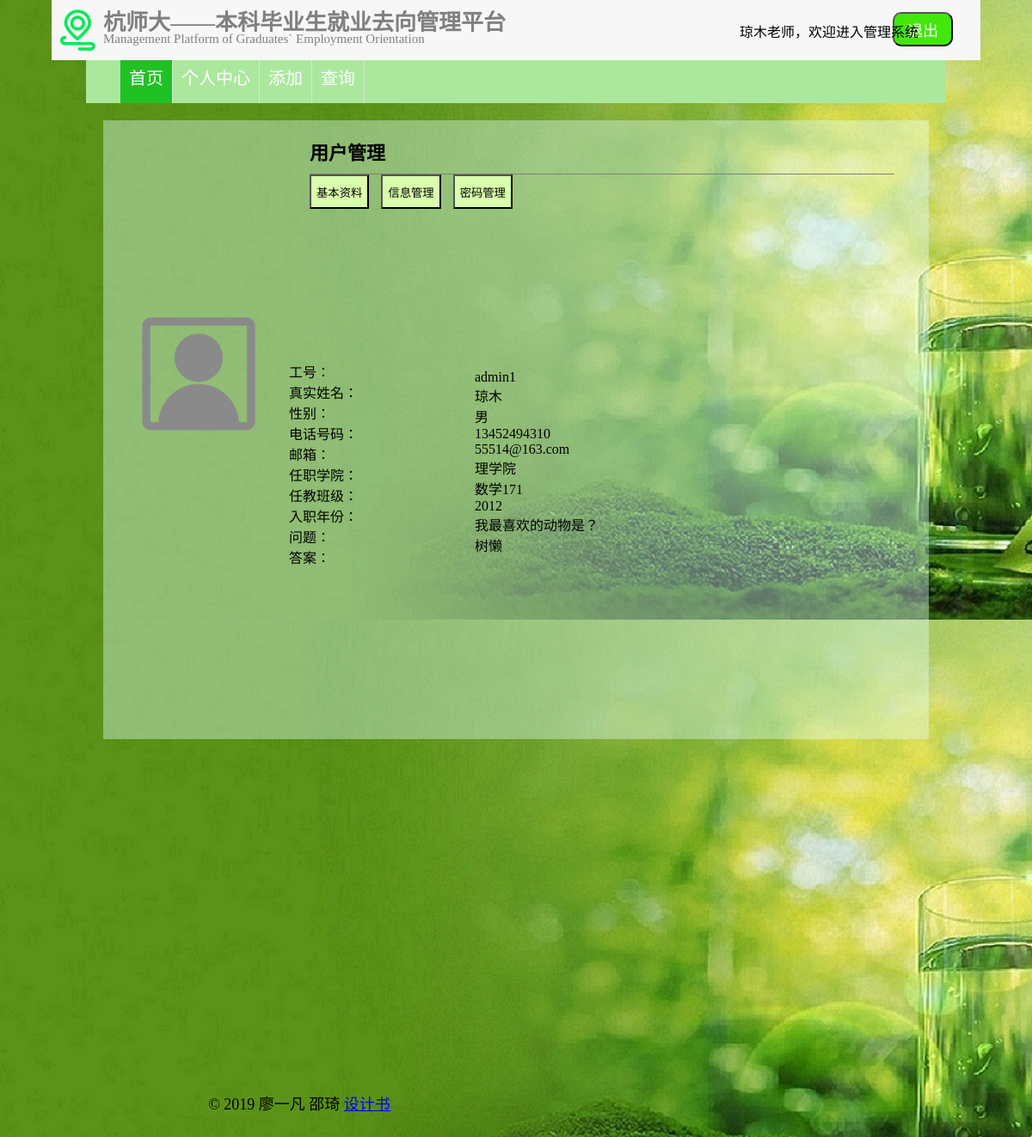
/php/formation.php (signed in), run on the app's committed database.
### tables this page shows
CREATE TABLE IF NOT EXISTS `teachers` (
  `ID` varchar(20) NOT NULL COMMENT '工号',
  `nickname` varchar(10) NOT NULL COMMENT '昵称',
  `realname` varchar(10) NOT NULL COMMENT '真实名',
  `sex` int(11) NOT NULL COMMENT '性别',
  `phonenum` varchar(20) NOT NULL COMMENT '电话号码',
  `email` varchar(20) NOT NULL COMMENT '邮箱',
  `college` varchar(20) NOT NULL COMMENT '任职学院',
  `class` varchar(20) NOT NULL COMMENT '任教班级',
  `year` varchar(10) NOT NULL COMMENT '入职年份',
  `image` varchar(30) NOT NULL DEFAULT '../images/头像.png' COMMENT '头像',
  `isuse` int(11) NOT NULL DEFAULT '1' COMMENT '软删除',
  PRIMARY KEY (`ID`)
);

### php/teacher_formation_2.php (the view, shortened to what this page needs)
<?php
	$teachersId=$_SESSION['id'];
	include("conn.php");
	$sql = "SELECT teachers.ID,nickname,teachers.realname,sex,phonenum,email,college,class,year,question,answer FROM teachers,login WHERE teachers.ID ='$teachersId' AND login.ID='$teachersId' AND teachers.isuse=login.isuse=1";
	$rs=mysqli_query($conn,$sql);
	if(!$rs)
	{
		printf("Error: %s\n", mysqli_error($conn));
		exit();
	}
	else
	{
		$row = mysqli_fetch_array($rs);
		if($row['sex'] == 0)
		{
			$sexView="男";
		}
		echo "<p >".$teachersId."</p>";
		echo "<p >".$row['realname']."</p>";
		echo "<p >".$sexView."</p>";
		echo "<p >".$row['phonenum']."</p>";
		echo "<p >".$row['email']."</p>";
		echo "<p >".$row['college']."</p>";
		echo "<p>".$row['class']."</p>";
		echo "<p >".$row['year']."</p>";
		echo "<p >".$row['question']."</p>";
		echo "<p>".$row['answer']."</p>";
	}
 ?>

### php/teacher_top_output.php (shortened to what this page needs)
<?php
	$teachersId=$_SESSION['id'];
	include("conn.php");
	$sql = "SELECT realname FROM teachers WHERE isuse=1 AND ID='$teachersId'";
	$rs = mysqli_query($conn,$sql);
	$row=mysqli_fetch_array($rs);
	echo "<div id='welcome'><p>".$row['realname']."老师，欢迎进入管理系统</p></div>";
 ?>

### css/teacher_top.css (style rules this page uses)
#welcome { position: relative; left:800px; top: -70px; }

### css/nav.css (style rules this page uses)
* { margin: 0; }
ul { list-style-type: none; margin: auto; overflow: hidden; background: #abe89e; font-size: 20px; height: 50px; width:80%; position: relative; }
li { float: left; padding-right: 10px; padding-left: 10px; height: 50px; border-right: 1px solid #d4e8d1; }
li a { display: block; color: white; text-align: center; text-decoration: none; position: relative; top: 5px; }
li:last-child { border-bottom: none; }
.active { background: #20c125; }

### css/teacher_administration.css (style rules this page uses)
#teacherBgd { background-color: rgba(225,255,255,0.4); margin: auto; width: 80%; margin-top: 20px; height: 90%; }
#adminTitle { font-size: 22px; border-bottom: 1px solid gray; margin-left: 25%; margin-right: 40px; padding-bottom: 10px; padding-top: 20px; }
#documentBtn { margin-left: 25%; height: 40px; background:#d9ffad; }
#adminBtn { margin-left: 10px; height: 40px; background:#d9ffad; }
#pwdBtn { margin-left: 10px; height: 40px; background:#d9ffad; }

### css/footer.css (style rules this page uses)
footer { text-align: center; font-size: 18px; margin-top: 20px; }

### data on the page
teachers: realname "琼木", sex "男", phonenum "13452494310", email "55514@163.com", college "理学院", class "数学171", year "2012", login.question "我最喜欢的动物是？", login.answer "树懒"

### other printed values
$teachersId "admin1"
